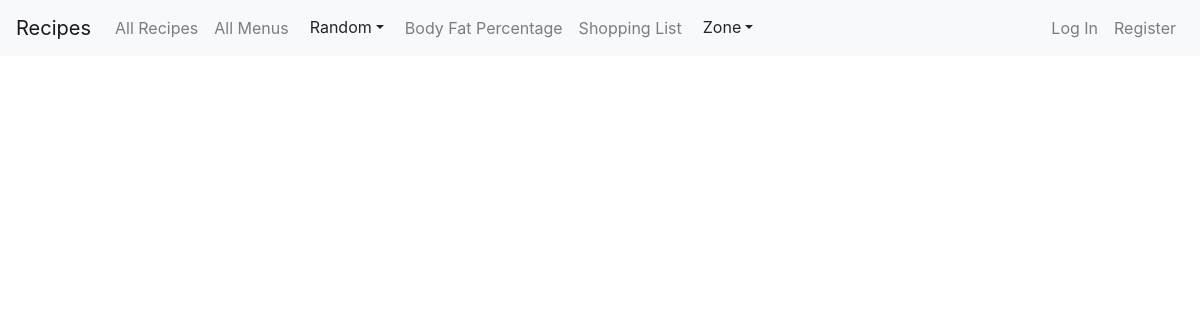
Before: /zone_menus with the older database file.
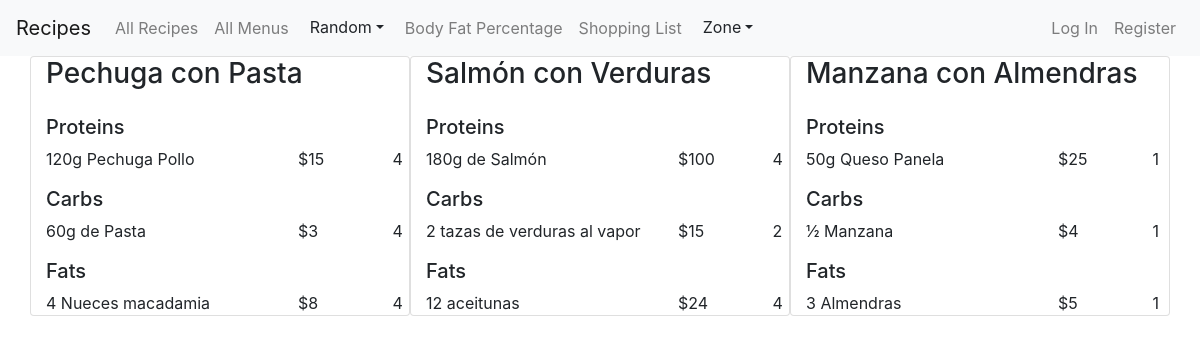
After: the same page with the newer database file.
### app/models.py (models this page shows, shortened)
class ZoneMenu(models.Model):
    name = models.CharField(max_length=30)
    price = models.IntegerField(default=0)
    ratio = models.FloatField(default=0)

class Item(models.Model):
    menu = models.ForeignKey(ZoneMenu, on_delete=models.CASCADE)
    product = models.ForeignKey(ZoneProduct, on_delete=models.CASCADE )

class ZoneProduct(models.Model):
    name = models.CharField(max_length=30)
    price = models.IntegerField()
    category = models.CharField(max_length=20)
    blocks = models.IntegerField()

### app/views.py (the view)
# urls.py: path("zone_menus", views.zone_menus, name="zone_menus"),
def zone_menus(request):
    if request.method == 'GET':
        menus = ZoneMenu.objects.all()
        return render(request, 'app/zone_menus.html', {
            'menus': menus
        })

### app/templates/app/zone_menus.html (shortened to what this page needs)
{% extends 'app/layout.html' %}
{% block body %}
  <div class="container">
    <div class="row">
      {% for menu in menus %}
      <div class="card col-4">
        <h3>{{menu.name}}</h3>
        <h5 class="mt-3">Proteins</h5>
          {% for item in menu.item_set.all %}
            {% if item.product.category == 'Protein'%}
              <div class="row">
                <div class="col-8">
                  {{item.product.name}}
                </div>
                <div class="col-3">
                  ${{item.product.price}}
                </div>
                <div class="col-1">
                  {{item.product.blocks}}
                </div>
              </div>
            {% endif %}
          {% endfor %}
        <h5 class="mt-3">Carbs</h5>
          {% for item in menu.item_set.all %}
            {% if item.product.category == 'Carbs'%}
            <div class="row">
              <div class="col-8">
                {{item.product.name}}
              </div>
              <div class="col-3">
                ${{item.product.price}}
              </div>
              <div class="col-1">
                {{item.product.blocks}}
              </div>
            </div>
            {% endif %}
          {% endfor %}
        <h5 class="mt-3">Fats</h5>
          {% for item in menu.item_set.all %}
            {% if item.product.category == 'Fat'%}
            <div class="row">
              <div class="col-8">
                {{item.product.name}}
              </div>
              <div class="col-3">
                ${{item.product.price}}
              </div>
              <div class="col-1">
                {{item.product.blocks}}
              </div>
            </div>
            {% endif %}
          {% endfor %}
      </div>
      {% endfor %}
      {% endblock %}

Changed rows visible on the page:
added ZoneMenu: name "Pechuga con Pasta"
added Item: product.name "120g Pechuga Pollo", product.price "15", product.blocks "4", shown under "Pechuga con Pasta"
added Item: product.name "60g de Pasta", product.price "3", product.blocks "4", shown under "Pechuga con Pasta"
added Item: product.name "4 Nueces macadamia", product.price "8", product.blocks "4", shown under "Pechuga con Pasta"
added ZoneMenu: name "Salmón con Verduras"
added Item: product.name "180g de Salmón", product.price "100", product.blocks "4", shown under "Salmón con Verduras"
added Item: product.name "2 tazas de verduras al vapor", product.price "15", product.blocks "2", shown under "Salmón con Verduras"
added Item: product.name "12 aceitunas", product.price "24", product.blocks "4", shown under "Salmón con Verduras"
added ZoneMenu: name "Manzana con Almendras"
added Item: product.name "50g Queso Panela", product.price "25", product.blocks "1", shown under "Manzana con Almendras"
added Item: product.name "½ Manzana", product.price "4", product.blocks "1", shown under "Manzana con Almendras"
added Item: product.name "3 Almendras", product.price "5", product.blocks "1", shown under "Manzana con Almendras"
